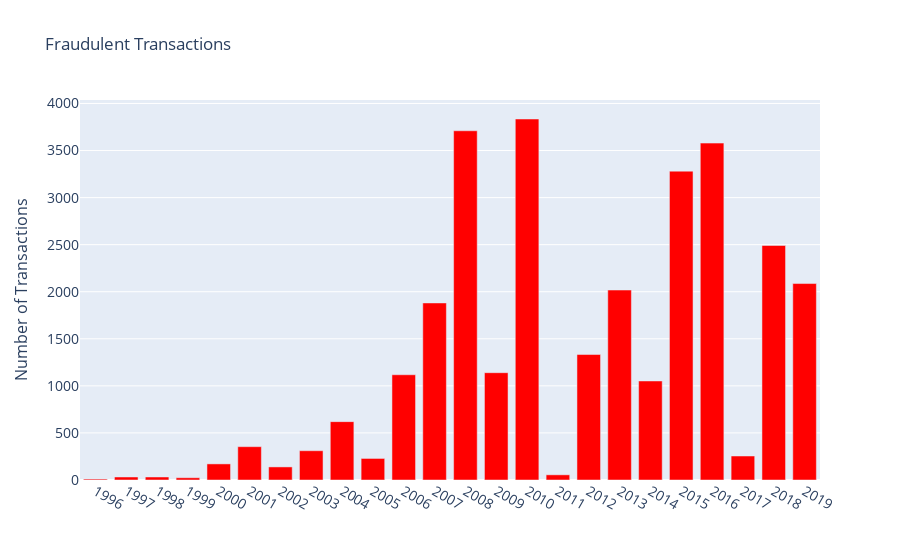

The notebook cell saved with this chart:
### Code cell
fig = go.Figure()

fig.add_trace(go.Bar(y=total_fraud_year['Is Fraud?'],
                x=total_fraud_year.index,
                name='non fraudulent',
                marker_color='red'
                ))

fig.update_layout(
    title='Fraudulent Transactions',
    xaxis=dict(
        tickfont_size=14,
        dtick=1
    ),
    
    yaxis=dict(
        title='Number of Transactions',
        titlefont_size=16,
        tickfont_size=14,
    ),
    legend=dict(
        x=0,
        y=1.0,
        bgcolor='rgba(255, 255, 255, 0)',
        bordercolor='rgba(255, 255, 255, 0)'
    ),
    barmode='stack',
    bargap=0.15, # gap between bars of adjacent location coordinates.
    bargroupgap=0.1 # gap between bars of the same location coordinate.
)
fig.show()
fig.write_html("bar_fraud.html")

### Figure 1 — Plotly figure (JSON) as saved in the notebook; plotly's stock layout.template omitted (floating-point values rounded to 4 significant figures)
{"data": [{"marker": {"color": "red"}, "name": "non fraudulent", "type": "bar", "x": [1996, 1997, 1998, 1999, 2000, 2001, 2002, 2003, 2004, 2005, 2006, 2007, 2008, 2009, 2010, 2011, 2012, 2013, 2014, 2015, 2016, 2017, 2018, 2019], "y": [10, 32, 32, 24, 171, 354, 139, 311, 620, 229, 1118, 1881, 3710, 1140, 3835, 55, 1333, 2018, 1052, 3281, 3579, 255, 2491, 2087]}], "layout": {"bargap": 0.15, "bargroupgap": 0.1, "barmode": "stack", "legend": {"bgcolor": "rgba(255, 255, 255, 0)", "bordercolor": "rgba(255, 255, 255, 0)", "x": 0, "y": 1}, "title": {"text": "Fraudulent Transactions"}, "xaxis": {"dtick": 1, "tickfont": {"size": 14}}, "yaxis": {"tickfont": {"size": 14}, "title": {"font": {"size": 16}, "text": "Number of Transactions"}}}}
